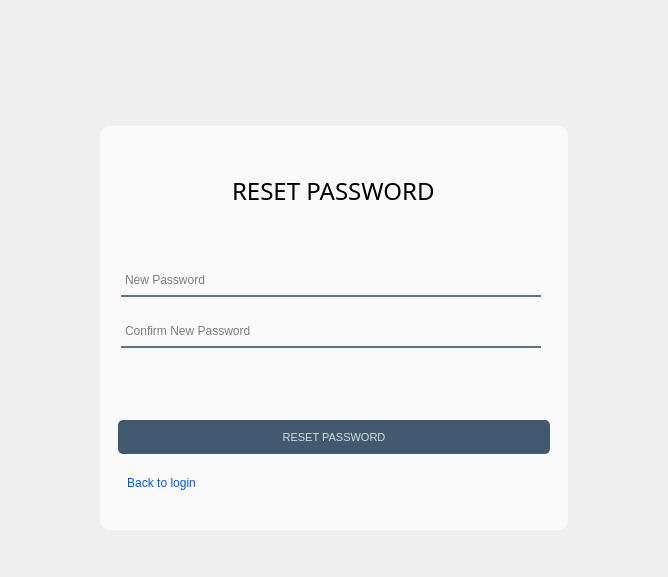
<?xml version="1.0" encoding="UTF-8"?>
<ui version="4.0">
 <class>Form</class>
 <widget class="QWidget" name="Form">
  <property name="geometry">
   <rect>
    <x>0</x>
    <y>0</y>
    <width>668</width>
    <height>577</height>
   </rect>
  </property>
  <property name="windowTitle">
   <string>Form</string>
  </property>
  <layout class="QHBoxLayout" name="horizontalLayout_3">
   <item>
    <widget class="QFrame" name="frame">
     <property name="minimumSize">
      <size>
       <width>468</width>
       <height>404</height>
      </size>
     </property>
     <property name="maximumSize">
      <size>
       <width>436</width>
       <height>325</height>
      </size>
     </property>
     <property name="styleSheet">
      <string notr="true">background-color: rgb(250, 250, 250);
border-radius:10px;</string>
     </property>
     <property name="frameShape">
      <enum>QFrame::StyledPanel</enum>
     </property>
     <property name="frameShadow">
      <enum>QFrame::Raised</enum>
     </property>
     <layout class="QVBoxLayout" name="verticalLayout_2">
      <item>
       <widget class="QFrame" name="frame_3">
        <property name="frameShape">
         <enum>QFrame::StyledPanel</enum>
        </property>
        <property name="frameShadow">
         <enum>QFrame::Raised</enum>
        </property>
        <layout class="QHBoxLayout" name="horizontalLayout">
         <item alignment="Qt::AlignHCenter">
          <widget class="QLabel" name="label">
           <property name="font">
            <font>
             <family>Montserrat Medium</family>
             <pointsize>18</pointsize>
            </font>
           </property>
           <property name="text">
            <string>RESET PASSWORD</string>
           </property>
          </widget>
         </item>
        </layout>
       </widget>
      </item>
      <item alignment="Qt::AlignHCenter">
       <widget class="QFrame" name="frame_2">
        <property name="frameShape">
         <enum>QFrame::StyledPanel</enum>
        </property>
        <property name="frameShadow">
         <enum>QFrame::Raised</enum>
        </property>
        <layout class="QVBoxLayout" name="verticalLayout_3">
         <property name="leftMargin">
          <number>3</number>
         </property>
         <item>
          <widget class="QFrame" name="frame_7">
           <property name="frameShape">
            <enum>QFrame::StyledPanel</enum>
           </property>
           <property name="frameShadow">
            <enum>QFrame::Raised</enum>
           </property>
           <layout class="QHBoxLayout" name="horizontalLayout_4">
            <item>
             <widget class="QLineEdit" name="newpassword">
              <property name="minimumSize">
               <size>
                <width>420</width>
                <height>0</height>
               </size>
              </property>
              <property name="font">
               <font>
                <pointsize>9</pointsize>
               </font>
              </property>
              <property name="styleSheet">
               <string notr="true">background-color: rgba(0, 0, 0, 0);
border: 2px solid rgba(0, 0, 0, 0);
border-bottom-color: rgba(46, 82, 101, 200);
color: rgb(0, 0, 0);
padding-bottom: 7px;
border-radius:0px;</string>
              </property>
              <property name="echoMode">
               <enum>QLineEdit::Password</enum>
              </property>
              <property name="placeholderText">
               <string>New Password</string>
              </property>
             </widget>
            </item>
            <item>
             <widget class="QPushButton" name="toggle_password_button">
              <property name="cursor">
               <cursorShape>PointingHandCursor</cursorShape>
              </property>
              <property name="text">
               <string/>
              </property>
             </widget>
            </item>
           </layout>
          </widget>
         </item>
         <item>
          <widget class="QFrame" name="frame_6">
           <property name="frameShape">
            <enum>QFrame::StyledPanel</enum>
           </property>
           <property name="frameShadow">
            <enum>QFrame::Raised</enum>
           </property>
           <layout class="QHBoxLayout" name="horizontalLayout_5">
            <item>
             <widget class="QLineEdit" name="cf_newpassword">
              <property name="minimumSize">
               <size>
                <width>420</width>
                <height>0</height>
               </size>
              </property>
              <property name="font">
               <font>
                <pointsize>9</pointsize>
               </font>
              </property>
              <property name="styleSheet">
               <string notr="true">background-color: rgba(0, 0, 0, 0);
border: 2px solid rgba(0, 0, 0, 0);
border-bottom-color: rgba(46, 82, 101, 200);
color: rgb(0, 0, 0);
padding-bottom: 7px;
border-radius:0px;</string>
              </property>
              <property name="echoMode">
               <enum>QLineEdit::Password</enum>
              </property>
              <property name="placeholderText">
               <string>Confirm New Password</string>
              </property>
             </widget>
            </item>
            <item>
             <widget class="QPushButton" name="toggle_password_button_2">
              <property name="cursor">
               <cursorShape>PointingHandCursor</cursorShape>
              </property>
              <property name="text">
               <string/>
              </property>
             </widget>
            </item>
           </layout>
          </widget>
         </item>
         <item>
          <widget class="QFrame" name="frame_check">
           <property name="frameShape">
            <enum>QFrame::StyledPanel</enum>
           </property>
           <property name="frameShadow">
            <enum>QFrame::Raised</enum>
           </property>
           <layout class="QVBoxLayout" name="verticalLayout">
            <item>
             <widget class="QLabel" name="check_password">
              <property name="font">
               <font>
                <pointsize>10</pointsize>
               </font>
              </property>
              <property name="text">
               <string/>
              </property>
             </widget>
            </item>
           </layout>
          </widget>
         </item>
        </layout>
       </widget>
      </item>
      <item>
       <widget class="QFrame" name="frame_4">
        <property name="frameShape">
         <enum>QFrame::StyledPanel</enum>
        </property>
        <property name="frameShadow">
         <enum>QFrame::Raised</enum>
        </property>
        <layout class="QVBoxLayout" name="verticalLayout_6">
         <property name="spacing">
          <number>0</number>
         </property>
         <item>
          <widget class="QPushButton" name="resetBtn">
           <property name="minimumSize">
            <size>
             <width>0</width>
             <height>34</height>
            </size>
           </property>
           <property name="font">
            <font>
             <pointsize>8</pointsize>
             <weight>50</weight>
             <bold>false</bold>
            </font>
           </property>
           <property name="cursor">
            <cursorShape>PointingHandCursor</cursorShape>
           </property>
           <property name="styleSheet">
            <string notr="true">#resetBtn {
	background-color: rgba(65, 90, 112, 255);
	color: rgba(255, 255, 255, 200);
	border-radius: 5px;
}

#resetBtn:pressed {
	padding-left: 5px;
	padding-top: 5px;
	background-color: rgba(255, 107, 107, 255);
}

#resetBtn:hover {
	background-color: rgba(255, 107, 107, 255);
}</string>
           </property>
           <property name="text">
            <string>RESET PASSWORD</string>
           </property>
          </widget>
         </item>
         <item>
          <widget class="QFrame" name="frame_5">
           <property name="frameShape">
            <enum>QFrame::StyledPanel</enum>
           </property>
           <property name="frameShadow">
            <enum>QFrame::Raised</enum>
           </property>
           <layout class="QHBoxLayout" name="horizontalLayout_2">
            <item alignment="Qt::AlignLeft">
             <widget class="QPushButton" name="back_login">
              <property name="minimumSize">
               <size>
                <width>0</width>
                <height>0</height>
               </size>
              </property>
              <property name="font">
               <font>
                <pointsize>9</pointsize>
               </font>
              </property>
              <property name="cursor">
               <cursorShape>PointingHandCursor</cursorShape>
              </property>
              <property name="styleSheet">
               <string notr="true">background: transparent;
color:rgb(0, 85, 255);
</string>
              </property>
              <property name="text">
               <string>Back to login</string>
              </property>
             </widget>
            </item>
           </layout>
          </widget>
         </item>
        </layout>
       </widget>
      </item>
     </layout>
    </widget>
   </item>
  </layout>
 </widget>
 <resources>
  <include location="../Resource/resource.qrc"/>
 </resources>
 <connections/>
</ui>
